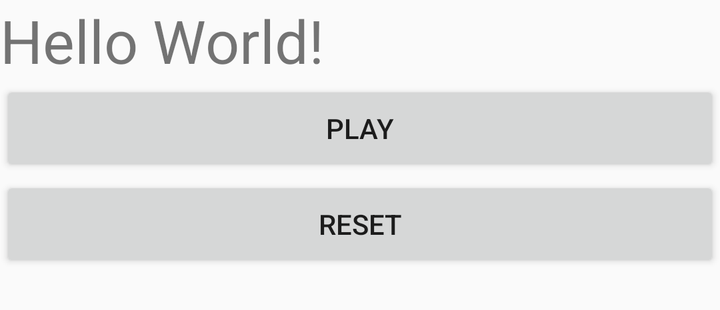
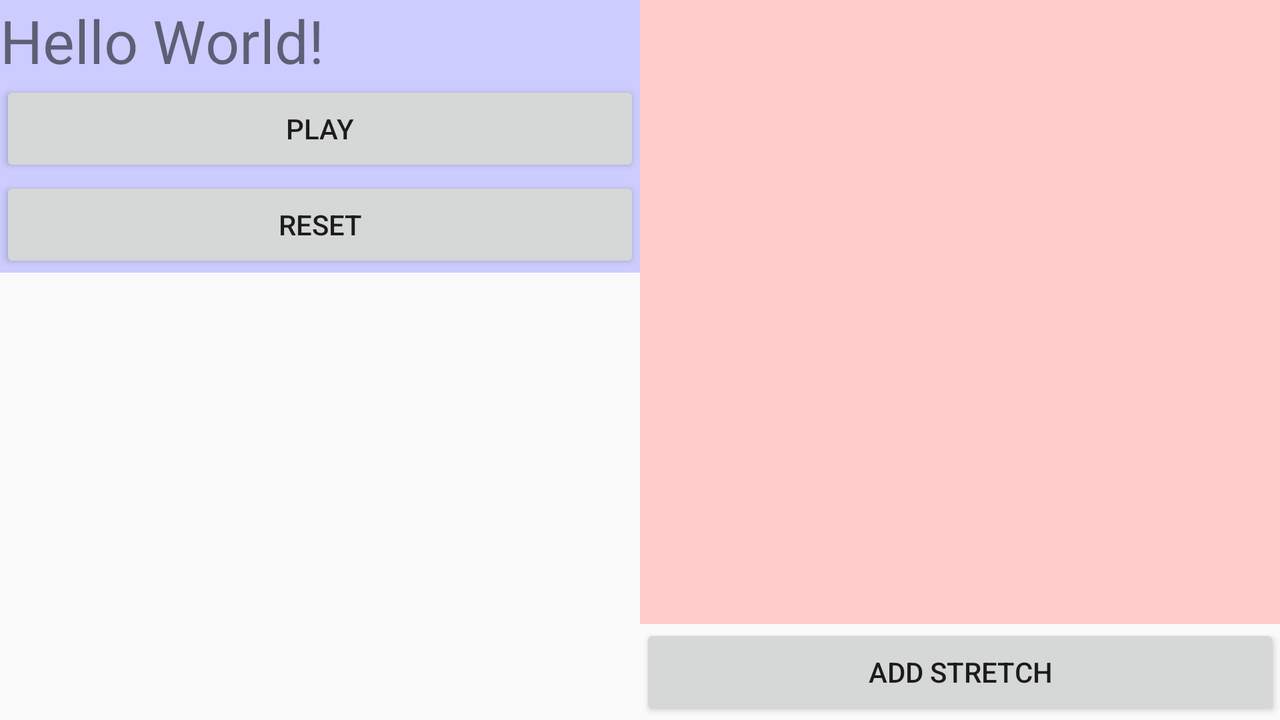

Two renders of one Android screen. The first uses the default layout on a phone; the second uses the alternative layout the repository ships for a different screen configuration, on a matching device. The two XML files are below.
<!-- AndroidManifest.xml: application theme AppTheme -->
<!-- res/layout/activity_main.xml -->
<?xml version="1.0" encoding="utf-8"?>
<LinearLayout xmlns:android="http://schemas.android.com/apk/res/android"
    android:layout_width="match_parent"
    android:layout_height="wrap_content"
    android:orientation="vertical">

    <TextView xmlns:android="http://schemas.android.com/apk/res/android"
        android:id="@+id/test_view1"
        android:layout_width="wrap_content"
        android:layout_height="wrap_content"
        android:text="Hello World!"
        android:textSize="30sp" />


    <Button
        android:id="@+id/button_play_pause"
        android:layout_width="match_parent"
        android:layout_height="wrap_content"
        android:text="play" />

    <Button
        android:id="@+id/button_reset"
        android:layout_width="match_parent"
        android:layout_height="wrap_content"
        android:text="reset" />


    <TextView
        android:layout_width="match_parent"
        android:layout_height="wrap_content"
        android:id="@+id/test_view2"/>

</LinearLayout>
<!-- resources referenced by this layout -->
<resources>
  <style name="AppTheme" parent="Theme.AppCompat.Light.NoActionBar">
          
          <item name="colorPrimary">@color/colorPrimary</item>
          <item name="colorPrimaryDark">@color/colorPrimaryDark</item>
          <item name="colorAccent">@color/colorAccent</item>
      </style>
  <color name="colorPrimary">#ba68c8</color>
  <color name="colorPrimaryDark">#883997</color>
  <color name="colorAccent">#00e676</color>
</resources>
<!-- res/layout-land/activity_main.xml (the repository's variant of the layout above) -->
<!-- drawn on the phone turned sideways -->
<?xml version="1.0" encoding="utf-8"?>
<LinearLayout xmlns:android="http://schemas.android.com/apk/res/android"
    android:layout_width="match_parent"
    android:layout_height="match_parent"
    android:orientation="horizontal">

    <LinearLayout android:layout_width="0dp"
        android:layout_height="wrap_content"
        android:layout_weight="1"
        android:orientation="vertical"
        android:background="#ccccff"
        xmlns:android="http://schemas.android.com/apk/res/android">

        <TextView xmlns:android="http://schemas.android.com/apk/res/android"
            android:id="@+id/test_view1"
            android:layout_width="wrap_content"
            android:layout_height="wrap_content"
            android:text="Hello World!"
            android:textSize="30sp" />

        <Button
            android:id="@+id/button_play_pause"
            android:layout_width="match_parent"
            android:layout_height="wrap_content"
            android:text="play" />

        <Button
            android:id="@+id/button_reset"
            android:layout_width="match_parent"
            android:layout_height="wrap_content"
            android:text="reset" />


    </LinearLayout>
    <LinearLayout xmlns:android="http://schemas.android.com/apk/res/android"
        android:layout_width="0dp"
        android:layout_weight="1"
        android:layout_height="match_parent"
        android:orientation="vertical">

        <android.support.v7.widget.RecyclerView xmlns:android="http://schemas.android.com/apk/res/android"
            android:id="@+id/recycler_view"
            android:layout_width="match_parent"
            android:layout_height="match_parent"
            android:layout_weight="1"
            android:background="#ffcccc" />

        <Button android:layout_width="match_parent"
            android:layout_height="wrap_content"
            android:text="Add Stretch"
            android:id="@+id/add_button"/>
    </LinearLayout>



</LinearLayout>
